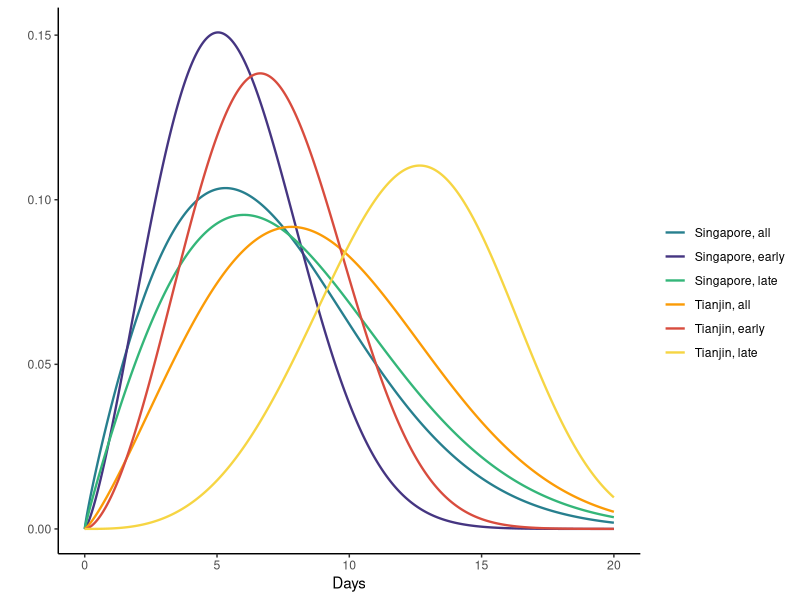
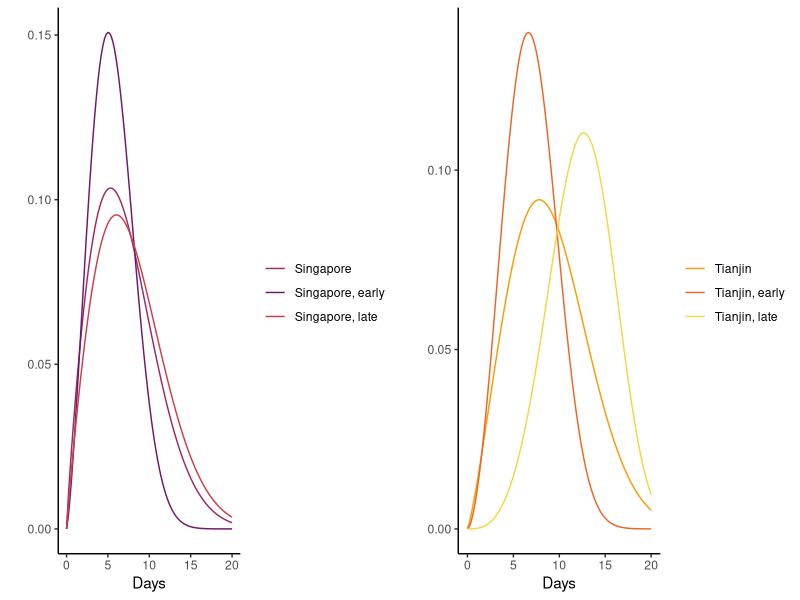

Source code (R) for these figures, in order:

## Plots of the estimated incubation period distributions for the clustering paper

library(ggplot2)
library(viridis)

p1 <- ggplot(data = data.frame(x = c(0, 20)), aes(x)) +
  stat_function(fun = dweibull, n = 1001, size=0.8, args = list(shape=1.88, scale = 7.97), aes(colour = "Singapore, all")) + ylab("") +
  stat_function(fun = dweibull, n = 1001, size=0.8,args = list(shape=2.35, scale = 6.38  ), aes(colour = "Singapore, early")) +
  stat_function(fun = dweibull, n = 1001, size=0.8,args = list(shape=1.93, scale = 8.79 ), aes(colour = "Singapore, late")) +
  scale_y_continuous() +
  stat_function(fun = dweibull, n = 1001, size=0.8,args = list(shape=2.25, scale = 10.15), aes(colour = "Tianjin, all")) + 
  theme_classic() +
  labs(x = "Days")  +
  stat_function(fun = dweibull, n = 1001, size=0.8,args = list(shape=2.73, scale = 7.84 ), aes(colour = "Tianjin, early")) +
  stat_function(fun = dweibull, n = 1001, size=0.8,args = list(shape=3.95, scale = 13.636 ), aes(colour = "Tianjin, late")) +
  scale_colour_manual("", values = c(viridis(256)[110], viridis(256)[40], viridis(256)[170], inferno(256)[200], inferno(256)[150], inferno(256)[230]))+
  guides(color = guide_legend(override.aes = list(size = 2)))
p1



require(gridExtra)

p1 <- ggplot(data = data.frame(x = c(0, 20)), aes(x)) +
  stat_function(fun = dweibull, n = 101, args = list(shape=1.88, scale = 7.97), aes(colour = "Singapore")) + ylab("") +
  stat_function(fun = dweibull, n = 101, args = list(shape=2.35, scale = 6.38  ), aes(colour = "Singapore, early")) +
  stat_function(fun = dweibull, n = 101, args = list(shape=1.93, scale = 8.79 ), aes(colour = "Singapore, late")) +
  scale_y_continuous() +
  theme_classic() +
  labs(x = "Days")  +
  scale_colour_manual("", values = c(inferno(256)[110], inferno(256)[80], inferno(256)[140]))

p2 <- ggplot(data = data.frame(x = c(0, 20)), aes(x)) +
  ylab("") +
  scale_y_continuous() +
  stat_function(fun = dweibull, n = 101, args = list(shape=2.25, scale = 10.15), aes(colour = "Tianjin")) + theme_classic() +
  labs(x = "Days")  +
  stat_function(fun = dweibull, n = 101, args = list(shape=2.73, scale = 7.84 ), aes(colour = "Tianjin, early")) +
  stat_function(fun = dweibull, n = 101, args = list(shape=3.95, scale = 13.636 ), aes(colour = "Tianjin, late")) +
  scale_colour_manual("", values = c( inferno(256)[200], inferno(256)[170], inferno(256)[230]))

grid.arrange(p1, p2, ncol=2)



